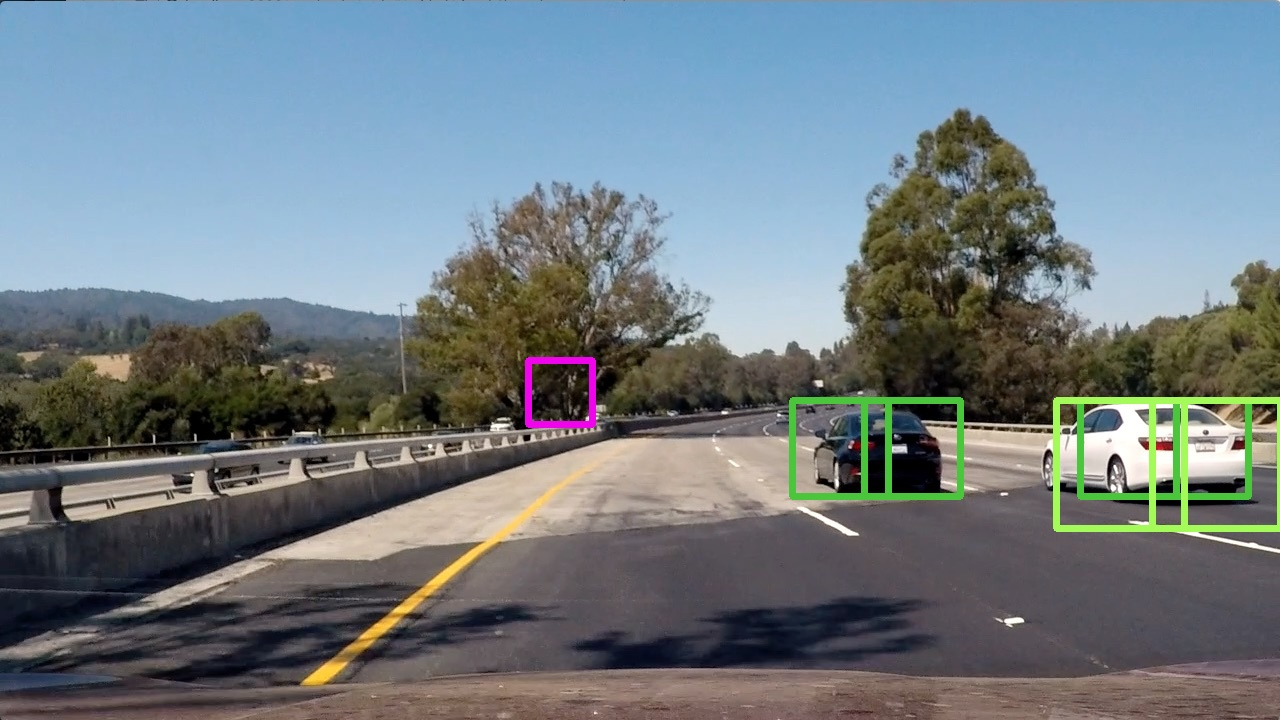
#> input picture Object_Identidication/fast_test1.jpg, 1280 x 720 px
$ python -i alternative_features_calculation.py   (imports and definitions only)   (Python 2 division)   (older library calls are emulated)
#> lines starting #> are read from the running program, lines starting #| are printed output that depends on the picture
import matplotlib.image as mpimg
import numpy as np
import cv2
from skimage.feature import hog
import SVM
from scipy.ndimage.measurements import label
import lesson_functions
import random


## Get the direction of the gradients in each pixel
# [341 lines left out: functions grad_dir, bin_spatial, color_hist, img_gradients_direction, grad_dir_hist, bin_grad_dir and 4 more, not called in this run]

>>> import cv2
>>> picture = cv2.imread('fast_test1.jpg', cv2.IMREAD_GRAYSCALE)
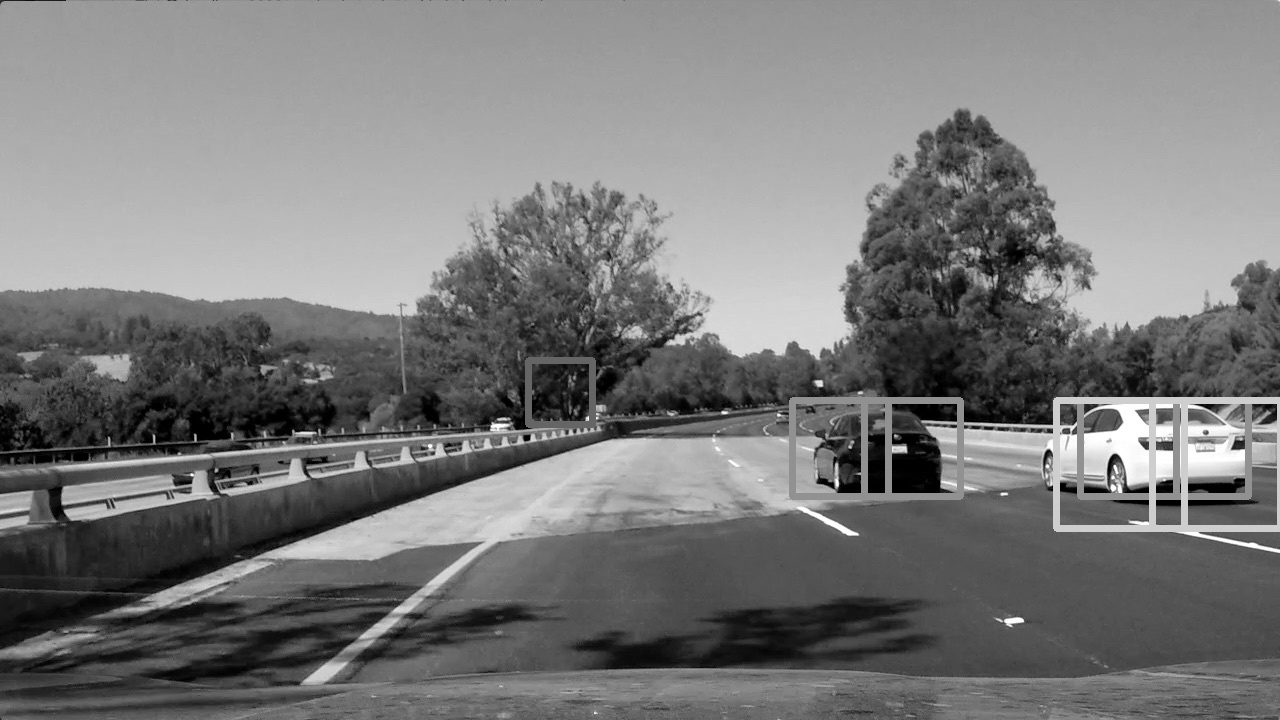
#> picture: shape (720, 1280); min 0, max 255, mean 121.6
>>> result = grad_dir(picture)
#> in grad_dir, `abs_sobel_x = cv2.Sobel(blur_gray, cv2.CV_64F, 1, 0,ksize=sobel_kernel)`:
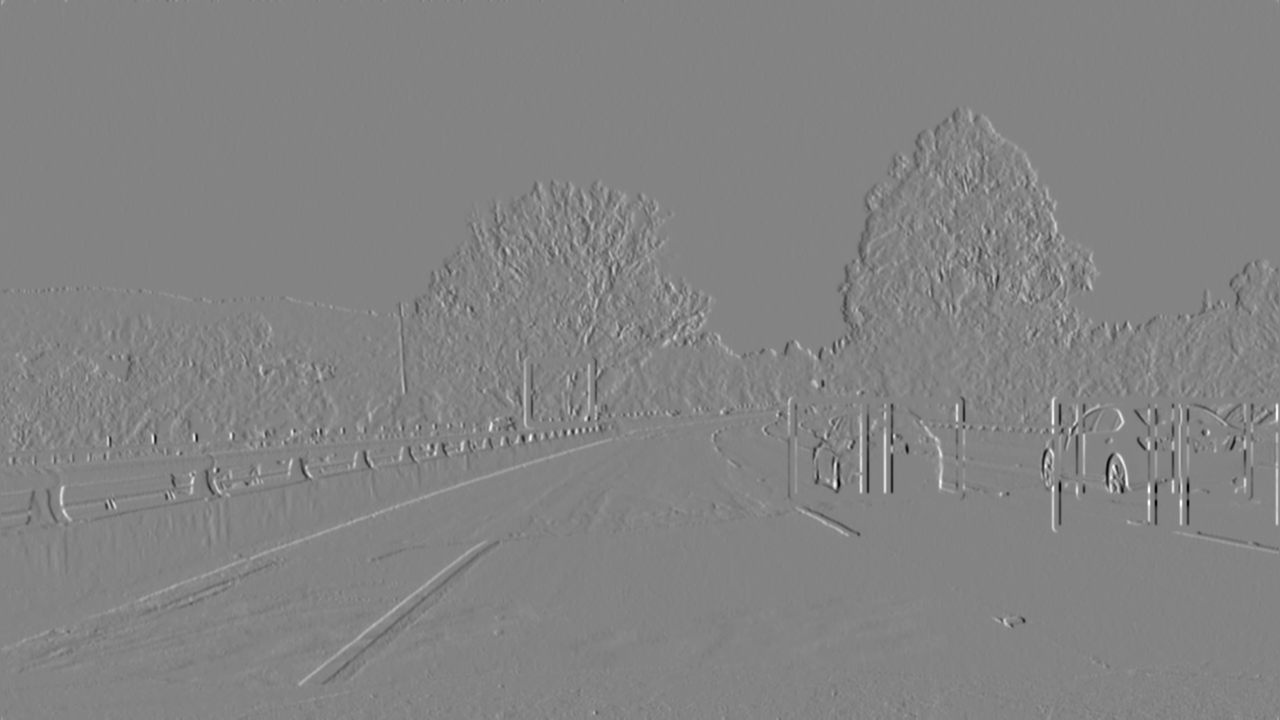
#> abs_sobel_x: shape (720, 1280) float64; min -657, max 616, mean 0.2; drawn with min black and max white
#> in grad_dir, `abs_sobel_y = cv2.Sobel(blur_gray, cv2.CV_64F, 0, 1,ksize=sobel_kernel)`:
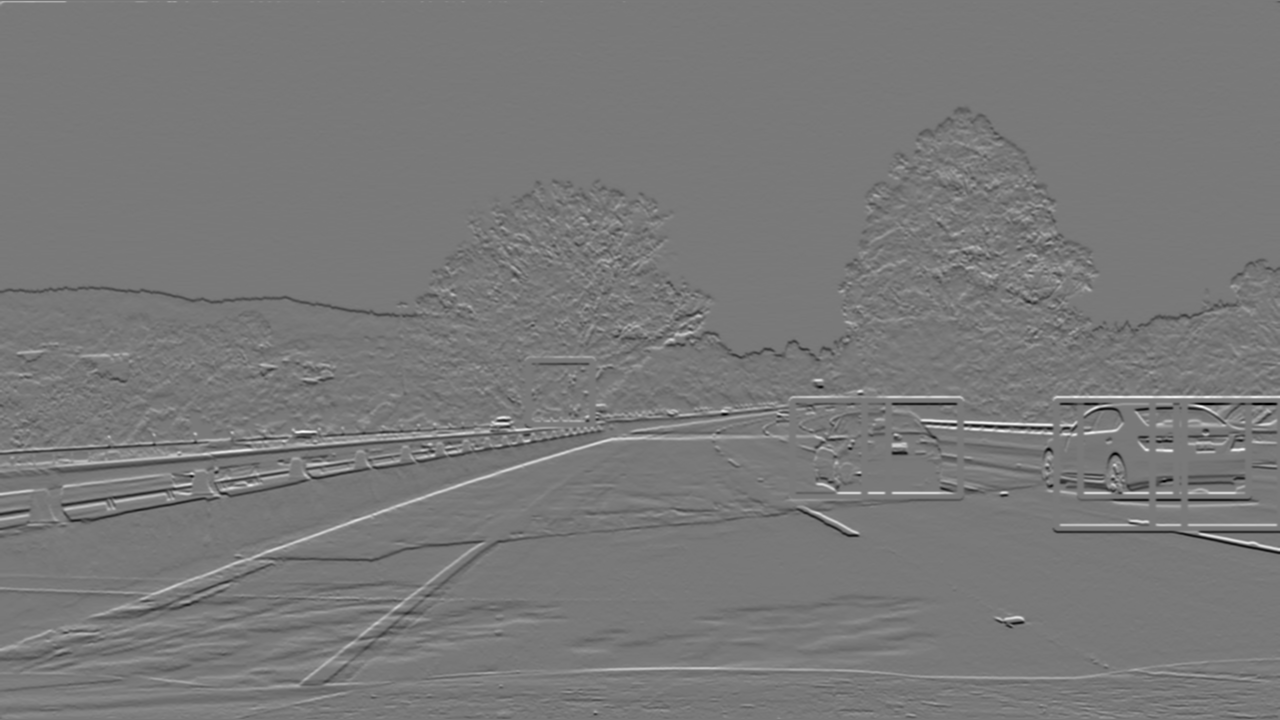
#> abs_sobel_y: shape (720, 1280) float64; min -595, max 656, mean -0.5; drawn with min black and max white
#> in grad_dir, `sobel_dir = np.arctan2(abs_sobel_y,abs_sobel_x)`:
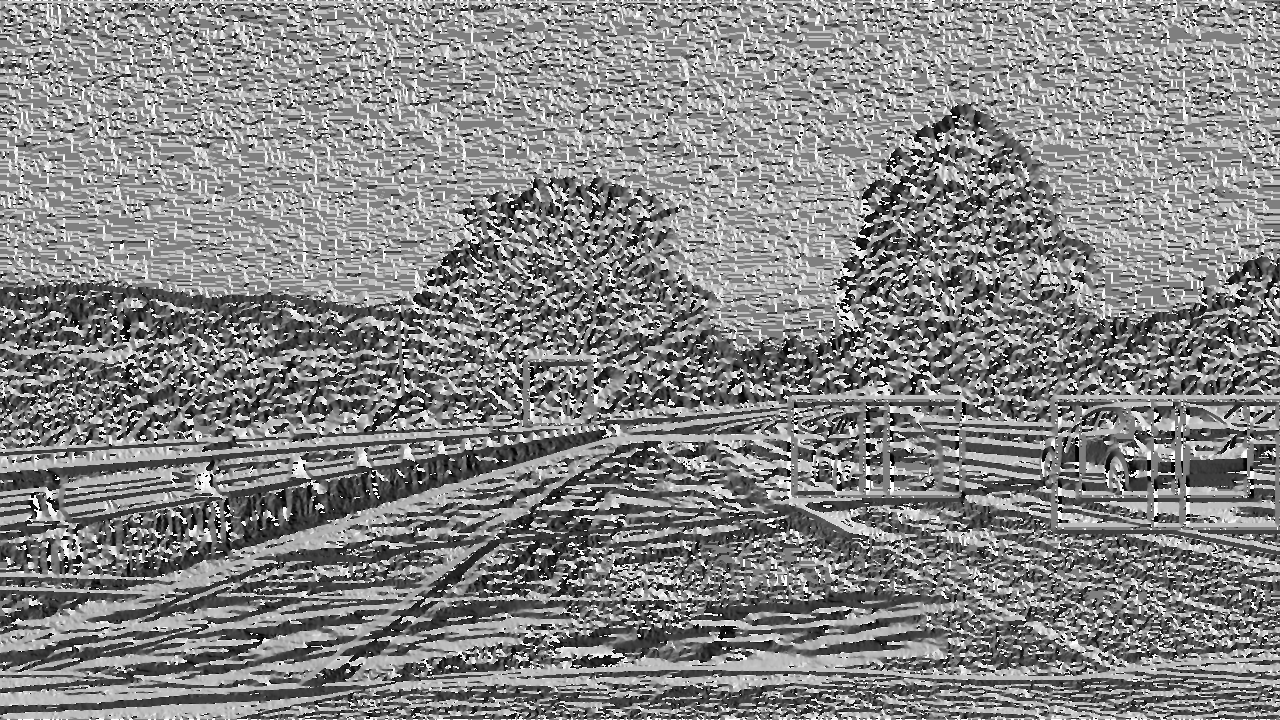
#> sobel_dir: shape (720, 1280) float64; min -3.14, max 3.14, mean 0.144; drawn with min black and max white
